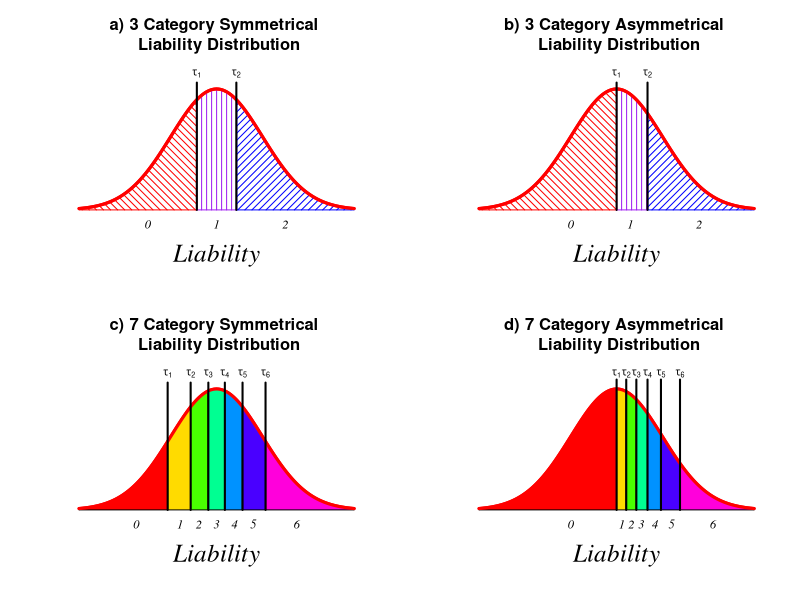

Reproduce this figure in R.
# The is the script to create the liability threshold figure (figure 1) in Verhulst & Neale "Best Practices for Binary or Ordinal Data Analysis"
# The code was written by Brad Verhulst on June 2nd, 2020.

# call the rerquire packages
require(MASS)

# Tell R that we want 4 subfigures
par(mfrow = c(2,2))

# Figure 1a. Symmetrical 3 Category LTM figure
nTh <- 2
prev <- c((1:nTh)/(nTh+1))
quants1<-qnorm(prev)

z1 <- -300:300/100

plot(z1, dnorm(z1), type = "l", lwd = 3, col = 'red', xaxt = "n", yaxt = "n", xlab = " ", ylab = " ", bty = 'n', ylim = c(0, .45), main = "a) 3 Category Symmetrical \n Liability Distribution")

polygon(c(seq(-3, quants1[1], by = .01),rev(seq(-3, quants1[1], by = .01))), c(dnorm(seq(-3, quants1[1], by = .01)), rep(0, length(seq(-3, quants1[1], by = .01)))), density = c(20), angle = c(-45), col = "red")
polygon(c(seq(3, quants1[2], by = -.01),rev(seq(3, quants1[2], by = -.01))), c(dnorm(seq(3, quants1[2], by = -.01)), rep(0, length(seq(3, quants1[2], by = -.01)))), density = c(20), angle = c(45), col = "blue")
polygon(c(seq(quants1[1], quants1[2], by = .01),rev(seq(quants1[1], quants1[2], by = .01))), c(dnorm(seq(quants1[1], quants1[2], by = .01)), rep(0, length(seq(quants1[1], quants1[2], by = .01)))), density = c(20), angle = c(90), col = "purple")

lines((z1), dnorm(z1), lwd = 3, col = "red")

lines( c(quants1[1],quants1[1]), c(.00, .42), col = c("black"), lwd = 2)
lines( c(quants1[2],quants1[2]), c(.00, .42), col = c("black"), lwd = 2)

mtext("Liability", side = 1, at = 0, col = "black", line = 2, font = 3, family = "serif", cex = 1.5)
mtext("0", side = 1, at = -1.5, col = "black", line = 0, font = 3, family = "serif", cex = .75)
mtext("1", side = 1, at = 0, col = "black", line = 0, font = 3, family = "serif", cex = .75)
mtext("2", side = 1, at = 1.5, col = "black", line = 0, font = 3, family = "serif", cex = .75)

text(quants1[1], .45, expression(tau[1]),  col = "black", cex = .75)
text(quants1[2], .45, expression(tau[2]),  col = "black", cex = .75)


######
# Figure 1b. Asymmetrical 3 Category LTM figure


th <- (.5)/(nTh)
prevs <-  seq(.5, 1-th, th)
quants2<-qnorm( prevs)


z1 <- -300:300/100

plot(z1, dnorm(z1), type = "l", lwd = 3, col = 'red', xaxt = "n", yaxt = "n", xlab = " ", ylab = " ", bty = 'n', ylim = c(0, .45), main = "b) 3 Category Asymmetrical \n Liability Distribution")

polygon(c(seq(-3, quants2[1], by = .01),rev(seq(-3, quants2[1], by = .01))), c(dnorm(seq(-3, quants2[1], by = .01)), rep(0, length(seq(-3, quants2[1], by = .01)))), density = c(20), angle = c(-45), col = "red")
polygon(c(seq(3, quants2[2], by = -.01),rev(seq(3, quants2[2], by = -.01))), c(dnorm(seq(3, quants2[2], by = -.01)), rep(0, length(seq(3, quants2[2], by = -.01)))), density = c(20), angle = c(45), col = "blue")
polygon(c(seq(quants2[1], quants2[2], by = .01),rev(seq(quants2[1], quants2[2], by = .01))), c(dnorm(seq(quants2[1], quants2[2], by = .01)), rep(0, length(seq(quants2[1], quants2[2], by = .01)))), density = c(20), angle = c(90), col = "purple")

lines((z1), dnorm(z1), lwd = 3, col = "red")

lines( c(quants2[1],quants2[1]), c(.00, .42), col = c("black"), lwd = 2)
lines( c(quants2[2],quants2[2]), c(.00, .42), col = c("black"), lwd = 2)

mtext("Liability", side = 1, at = 0, col = "black", line = 2, font = 3, family = "serif", cex = 1.5)
mtext("0", side = 1, at = -1, col = "black", line = 0, font = 3, family = "serif", cex = .75)
mtext("1", side = 1, at = .3, col = "black", line = 0, font = 3, family = "serif", cex = .75)
mtext("2", side = 1, at = 1.8, col = "black", line = 0, font = 3, family = "serif", cex = .75)

text(quants2[1], .45, expression(tau[1]),  col = "black", cex = .75)
text(quants2[2], .45, expression(tau[2]),  col = "black", cex = .75)

######
# Figure 1c. Symmetrical 7 Category LTM figure

colors <- rainbow(7)

nTh <- 6
prev <- c((1:nTh)/(nTh+1))
quants1<-qnorm(prev)

plot(z1, dnorm(z1), type = "l", lwd = 3, col = 'red', xaxt = "n", yaxt = "n", xlab = " ", ylab = " ", bty = 'n', ylim = c(0, .45), main = "c) 7 Category Symmetrical \n Liability Distribution")

polygon(c(seq(-3, quants1[1], by = .01),rev(seq(-3, quants1[1], by = .01))), c(dnorm(seq(-3, quants1[1], by = .01)), rep(0, length(seq(-3, quants1[1], by = .01)))), col = colors[1])
polygon(c(seq(quants1[1], quants1[2], by = .01),rev(seq(quants1[1], quants1[2], by = .01))), c(dnorm(seq(quants1[1], quants1[2], by = .01)), rep(0, length(seq(quants1[1], quants1[2], by = .01)))), col = colors[2])
polygon(c(seq(quants1[2], quants1[3], by = .01),rev(seq(quants1[2], quants1[3], by = .01))), c(dnorm(seq(quants1[2], quants1[3], by = .01)), rep(0, length(seq(quants1[2], quants1[3], by = .01)))), col = colors[3])
polygon(c(seq(quants1[3], quants1[4], by = .01),rev(seq(quants1[3], quants1[4], by = .01))), c(dnorm(seq(quants1[3], quants1[4], by = .01)), rep(0, length(seq(quants1[3], quants1[4], by = .01)))), col = colors[4])
polygon(c(seq(quants1[4], quants1[5], by = .01),rev(seq(quants1[4], quants1[5], by = .01))), c(dnorm(seq(quants1[4], quants1[5], by = .01)), rep(0, length(seq(quants1[4], quants1[5], by = .01)))), col = colors[5])
polygon(c(seq(quants1[5], quants1[6], by = .01),rev(seq(quants1[5], quants1[6], by = .01))), c(dnorm(seq(quants1[5], quants1[6], by = .01)), rep(0, length(seq(quants1[5], quants1[6], by = .01)))), col = colors[6])
polygon(c(seq(3, quants1[6], by = -.01),rev(seq(3, quants1[6], by = -.01))), c(dnorm(seq(3, quants1[6], by = -.01)), rep(0, length(seq(3, quants1[6], by = -.01)))), col = colors[7])

lines((z1), dnorm(z1), lwd = 3, col = "red")

lines( c(quants1[1],quants1[1]), c(.00, .42), col = c("black"), lwd = 2)
lines( c(quants1[2],quants1[2]), c(.00, .42), col = c("black"), lwd = 2)
lines( c(quants1[3],quants1[3]), c(.00, .42), col = c("black"), lwd = 2)
lines( c(quants1[4],quants1[4]), c(.00, .42), col = c("black"), lwd = 2)
lines( c(quants1[5],quants1[5]), c(.00, .42), col = c("black"), lwd = 2)
lines( c(quants1[6],quants1[6]), c(.00, .42), col = c("black"), lwd = 2)

mtext("Liability", side = 1, at = 0, col = "black", line = 2, font = 3, family = "serif", cex = 1.5)
mtext("0", side = 1, at = -1.75, col = "black", line = 0, font = 3, family = "serif", cex = .75)
mtext("1", side = 1, at = -0.80, col = "black", line = 0, font = 3, family = "serif", cex = .75)
mtext("2", side = 1, at = -0.39, col = "black", line = 0, font = 3, family = "serif", cex = .75)
mtext("3", side = 1, at = 0, col = "black", line = 0, font = 3, family = "serif", cex = .75)
mtext("4", side = 1, at = .39, col = "black", line = 0, font = 3, family = "serif", cex = .75)
mtext("5", side = 1, at = .8, col = "black", line = 0, font = 3, family = "serif", cex = .75)
mtext("6", side = 1, at = 1.75, col = "black", line = 0, font = 3, family = "serif", cex = .75)

text(quants1[1], .45, expression(tau[1]),  col = "black", cex = .75)
text(quants1[2], .45, expression(tau[2]),  col = "black", cex = .75)
text(quants1[3], .45, expression(tau[3]),  col = "black", cex = .75)
text(quants1[4], .45, expression(tau[4]),  col = "black", cex = .75)
text(quants1[5], .45, expression(tau[5]),  col = "black", cex = .75)
text(quants1[6], .45, expression(tau[6]),  col = "black", cex = .75)


######
# Figure 1d. Asymmetrical 3 Category LTM figure

th <- (.5)/(nTh)
prevs <-  seq(.5, 1-th, th)
quants2<-qnorm( prevs)


plot(z1, dnorm(z1), type = "l", lwd = 3, col = 'red', xaxt = "n", yaxt = "n", xlab = " ", ylab = " ", bty = 'n', ylim = c(0, .45), main = "d) 7 Category Asymmetrical \n Liability Distribution")

polygon(c(seq(-3, quants2[1], by = .01),rev(seq(-3, quants2[1], by = .01))), c(dnorm(seq(-3, quants2[1], by = .01)), rep(0, length(seq(-3, quants2[1], by = .01)))), col = colors[1])
polygon(c(seq(quants2[1], quants2[2], by = .01),rev(seq(quants2[1], quants2[2], by = .01))), c(dnorm(seq(quants2[1], quants2[2], by = .01)), rep(0, length(seq(quants2[1], quants2[2], by = .01)))), col = colors[2])
polygon(c(seq(quants2[2], quants2[3], by = .01),rev(seq(quants2[2], quants2[3], by = .01))), c(dnorm(seq(quants2[2], quants2[3], by = .01)), rep(0, length(seq(quants2[2], quants2[3], by = .01)))), col = colors[3])
polygon(c(seq(quants2[3], quants2[4], by = .01),rev(seq(quants2[3], quants2[4], by = .01))), c(dnorm(seq(quants2[3], quants2[4], by = .01)), rep(0, length(seq(quants2[3], quants2[4], by = .01)))), col = colors[4])
polygon(c(seq(quants2[4], quants2[5], by = .01),rev(seq(quants2[4], quants2[5], by = .01))), c(dnorm(seq(quants2[4], quants2[5], by = .01)), rep(0, length(seq(quants2[4], quants2[5], by = .01)))), col = colors[5])
polygon(c(seq(quants2[5], quants2[6], by = .01),rev(seq(quants2[5], quants2[6], by = .01))), c(dnorm(seq(quants2[5], quants2[6], by = .01)), rep(0, length(seq(quants2[5], quants2[6], by = .01)))), col = colors[6])
polygon(c(seq(3, quants2[6], by = -.01),rev(seq(3, quants2[6], by = -.01))), c(dnorm(seq(3, quants2[6], by = -.01)), rep(0, length(seq(3, quants2[6], by = -.01)))), col = colors[7])

lines((z1), dnorm(z1), lwd = 3, col = "red")

lines( c(quants2[1],quants2[1]), c(.00, .43), col = c("black"), lwd = 2)
lines( c(quants2[2],quants2[2]), c(.00, .43), col = c("black"), lwd = 2)
lines( c(quants2[3],quants2[3]), c(.00, .43), col = c("black"), lwd = 2)
lines( c(quants2[4],quants2[4]), c(.00, .43), col = c("black"), lwd = 2)
lines( c(quants2[5],quants2[5]), c(.00, .43), col = c("black"), lwd = 2)
lines( c(quants2[6],quants2[6]), c(.00, .43), col = c("black"), lwd = 2)

mtext("Liability", side = 1, at = 0, col = "black", line = 2, font = 3, family = "serif", cex = 1.5)
mtext("0", side = 1, at = -1, col = "black", line = 0, font = 3, family = "serif", cex = .75)
mtext("1", side = 1, at = .11, col = "black", line = 0, font = 3, family = "serif", cex = .75)
mtext("2", side = 1, at = .32, col = "black", line = 0, font = 3, family = "serif", cex = .75)
mtext("3", side = 1, at = .54, col = "black", line = 0, font = 3, family = "serif", cex = .75)
mtext("4", side = 1, at = .84, col = "black", line = 0, font = 3, family = "serif", cex = .75)
mtext("5", side = 1, at = 1.2, col = "black", line = 0, font = 3, family = "serif", cex = .75)
mtext("6", side = 1, at = 2.1, col = "black", line = 0, font = 3, family = "serif", cex = .75)

text(quants2[1], .45, expression(tau[1]),  col = "black", cex = .75)
text(quants2[2], .45, expression(tau[2]),  col = "black", cex = .75)
text(quants2[3], .45, expression(tau[3]),  col = "black", cex = .75)
text(quants2[4], .45, expression(tau[4]),  col = "black", cex = .75)
text(quants2[5], .45, expression(tau[5]),  col = "black", cex = .75)
text(quants2[6], .45, expression(tau[6]),  col = "black", cex = .75)

